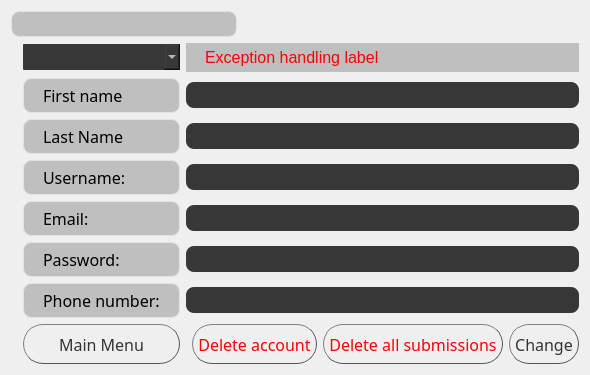
      <widget class="QWidget" name="tabProfile">
       <attribute name="title">
        <string>Profile</string>
       </attribute>
       <layout class="QGridLayout" name="gridLayout_7">
        <item row="7" column="2">
         <widget class="QLabel" name="labelPnumber">
          <property name="font">
           <font>
            <family>Impact</family>
            <pointsize>12</pointsize>
           </font>
          </property>
          <property name="styleSheet">
           <string notr="true">QLabel {
  background-color:rgba(0,0,0, 20% );
  border-radius: 8px;
  padding: 5px 15px;
  border: 1px solid #e0e4e7;
}</string>
          </property>
          <property name="text">
           <string>Phone number:</string>
          </property>
         </widget>
        </item>
        <item row="8" column="5">
         <widget class="QPushButton" name="buttonDeleteAllSubs">
          <property name="minimumSize">
           <size>
            <width>40</width>
            <height>40</height>
           </size>
          </property>
          <property name="font">
           <font>
            <family>Impact</family>
            <pointsize>12</pointsize>
           </font>
          </property>
          <property name="styleSheet">
           <string notr="true">QPushButton {
color: red;
border: 1px solid #555;
border-radius: 20px;
border-style: outset;
background: qradialgradient(
cx: 0.3, cy: -0.4, fx: 0.3, fy: -0.4,
radius: 1, stop: 0 #fff, stop: 1 #888
);
padding: 5px;
}

QPushButton:hover {
background: qradialgradient(
cx: 0.3, cy: -0.4, fx: 0.3, fy: -0.4,
radius: 1.35, stop: 0 #fff, stop: 1 #bbb
);
}</string>
          </property>
          <property name="text">
           <string>Delete all submissions</string>
          </property>
         </widget>
        </item>
        <item row="7" column="3" colspan="4">
         <widget class="QLineEdit" name="linePnumber">
          <property name="styleSheet">
           <string notr="true">QLineEdit {
	color: rgb(56, 56, 56);
	color: rgb(255,255,255);
  	border-radius: 8px;
  	padding: 5px 15px;
  	background-color:#383838
}
</string>
          </property>
         </widget>
        </item>
        <item row="8" column="4">
         <widget class="QPushButton" name="buttonDelete">
          <property name="minimumSize">
           <size>
            <width>40</width>
            <height>40</height>
           </size>
          </property>
          <property name="font">
           <font>
            <family>Impact</family>
            <pointsize>12</pointsize>
           </font>
          </property>
          <property name="styleSheet">
           <string notr="true">QPushButton {
color: red;
border: 1px solid #555;
border-radius: 20px;
border-style: outset;
background: qradialgradient(
cx: 0.3, cy: -0.4, fx: 0.3, fy: -0.4,
radius: 1, stop: 0 #fff, stop: 1 #888
);
padding: 5px;
}

QPushButton:hover {
background: qradialgradient(
cx: 0.3, cy: -0.4, fx: 0.3, fy: -0.4,
radius: 1.35, stop: 0 #fff, stop: 1 #bbb
);
}</string>
          </property>
          <property name="text">
           <string>Delete account</string>
          </property>
         </widget>
        </item>
        <item row="6" column="3" colspan="4">
         <widget class="QLineEdit" name="linePassword">
          <property name="styleSheet">
           <string notr="true">QLineEdit {
	color: rgb(56, 56, 56);
	color: rgb(255,255,255);
  	border-radius: 8px;
  	padding: 5px 15px;
  	background-color:#383838
}
</string>
          </property>
          <property name="echoMode">
           <enum>QLineEdit::Normal</enum>
          </property>
          <property name="readOnly">
           <bool>false</bool>
          </property>
         </widget>
        </item>
        <item row="0" column="5">
         <spacer name="horizontalSpacer_22">
          <property name="orientation">
           <enum>Qt::Horizontal</enum>
          </property>
          <property name="sizeHint" stdset="0">
           <size>
            <width>40</width>
            <height>20</height>
           </size>
          </property>
         </spacer>
        </item>
        <item row="8" column="2">
         <widget class="QPushButton" name="buttonBackFromProfile">
          <property name="minimumSize">
           <size>
            <width>40</width>
            <height>40</height>
           </size>
          </property>
          <property name="font">
           <font>
            <family>Impact</family>
            <pointsize>12</pointsize>
           </font>
          </property>
          <property name="styleSheet">
           <string notr="true">QPushButton {
color: #333;
border: 1px solid #555;
border-radius: 20px;
border-style: outset;
background: qradialgradient(
cx: 0.3, cy: -0.4, fx: 0.3, fy: -0.4,
radius: 1, stop: 0 #fff, stop: 1 #888
);
padding: 5px;
}

QPushButton:hover {
background: qradialgradient(
cx: 0.3, cy: -0.4, fx: 0.3, fy: -0.4,
radius: 1.35, stop: 0 #fff, stop: 1 #bbb
);
}</string>
          </property>
          <property name="text">
           <string>Main Menu</string>
          </property>
         </widget>
        </item>
        <item row="5" column="2">
         <widget class="QLabel" name="labelEmail">
          <property name="font">
           <font>
            <family>Impact</family>
            <pointsize>12</pointsize>
           </font>
          </property>
          <property name="styleSheet">
           <string notr="true">QLabel {
  background-color:rgba(0,0,0, 20% );
  border-radius: 8px;
  padding: 5px 15px;
  border: 1px solid #e0e4e7;
}
</string>
          </property>
          <property name="text">
           <string>Email:</string>
          </property>
         </widget>
        </item>
        <item row="4" column="2">
         <widget class="QLabel" name="labelUsername">
          <property name="font">
           <font>
            <family>Impact</family>
            <pointsize>12</pointsize>
           </font>
          </property>
          <property name="styleSheet">
           <string notr="true">QLabel {
  background-color:rgba(0,0,0, 20% );
  border-radius: 8px;
  padding: 5px 15px;
  border: 1px solid #e0e4e7;
}
</string>
          </property>
          <property name="text">
           <string>Username:</string>
          </property>
         </widget>
        </item>
        <item row="5" column="3" colspan="4">
         <widget class="QLineEdit" name="lineEmail">
          <property name="styleSheet">
           <string notr="true">QLineEdit {
	color: rgb(56, 56, 56);
	color: rgb(255,255,255);
  	border-radius: 8px;
  	padding: 5px 15px;
  	background-color:#383838
}
</string>
          </property>
          <property name="readOnly">
           <bool>false</bool>
          </property>
         </widget>
        </item>
        <item row="1" column="2">
         <widget class="QComboBox" name="comboProfiles">
          <property name="styleSheet">
           <string notr="true">QComboBox {
	color: rgb(56, 56, 56);
	color: rgb(255,255,255);
  	border-radius: 1px;
  	padding: 5px 15px;
  	background-color:#383838
}

QComboBox::hover {
  border: 1px solid #e0e4e7;

}

QComboBox::focus{
  border: 1px solid #e0e4e7;
}</string>
          </property>
         </widget>
        </item>
        <item row="0" column="6">
         <spacer name="horizontalSpacer_21">
          <property name="orientation">
           <enum>Qt::Horizontal</enum>
          </property>
          <property name="sizeHint" stdset="0">
           <size>
            <width>40</width>
            <height>20</height>
           </size>
          </property>
         </spacer>
        </item>
        <item row="6" column="2">
         <widget class="QLabel" name="labelPassword">
          <property name="font">
           <font>
            <family>Impact</family>
            <pointsize>12</pointsize>
           </font>
          </property>
          <property name="styleSheet">
           <string notr="true">QLabel {
  background-color:rgba(0,0,0, 20% );
  border-radius: 8px;
  padding: 5px 15px;
  border: 1px solid #e0e4e7;
}
</string>
          </property>
          <property name="text">
           <string>Password:</string>
          </property>
         </widget>
        </item>
        <item row="4" column="3" colspan="4">
         <widget class="QLineEdit" name="lineUsername">
          <property name="styleSheet">
           <string notr="true">QLineEdit {
	color: rgb(56, 56, 56);
	color: rgb(255,255,255);
  	border-radius: 8px;
  	padding: 5px 15px;
  	background-color:#383838
}
</string>
          </property>
          <property name="readOnly">
           <bool>true</bool>
          </property>
         </widget>
        </item>
        <item row="8" column="6">
         <widget class="QPushButton" name="buttonChange">
          <property name="minimumSize">
           <size>
            <width>0</width>
            <height>40</height>
           </size>
          </property>
          <property name="font">
           <font>
            <family>Impact</family>
            <pointsize>12</pointsize>
           </font>
          </property>
          <property name="styleSheet">
           <string notr="true">QPushButton {
color: #333;
border: 1px solid #555;
border-radius: 20px;
border-style: outset;
background: qradialgradient(
cx: 0.3, cy: -0.4, fx: 0.3, fy: -0.4,
radius: 1, stop: 0 #fff, stop: 1 #888
);
padding: 5px;
}

QPushButton:hover {
background: qradialgradient(
cx: 0.3, cy: -0.4, fx: 0.3, fy: -0.4,
radius: 1.35, stop: 0 #fff, stop: 1 #bbb
);
}</string>
          </property>
          <property name="text">
           <string>Change</string>
          </property>
         </widget>
        </item>
        <item row="1" column="3" colspan="4">
         <widget class="QLabel" name="labelExceptionProfile">
          <property name="font">
           <font>
            <pointsize>12</pointsize>
           </font>
          </property>
          <property name="styleSheet">
           <string notr="true">QLabel {
  color:rgb(255, 0, 0);
  background-color:rgba(0,0,0, 20% );
  padding: 5px 15px;
}
</string>
          </property>
          <property name="text">
           <string>Exception handling label</string>
          </property>
         </widget>
        </item>
        <item row="2" column="2">
         <widget class="QLabel" name="labelFname">
          <property name="font">
           <font>
            <family>Impact</family>
            <pointsize>12</pointsize>
           </font>
          </property>
          <property name="styleSheet">
           <string notr="true">QLabel {
  background-color:rgba(0,0,0, 20% );
  border-radius: 8px;
  padding: 5px 15px;
  border: 1px solid #e0e4e7;
}
</string>
          </property>
          <property name="text">
           <string>First name</string>
          </property>
         </widget>
        </item>
        <item row="2" column="3" colspan="4">
         <widget class="QLineEdit" name="lineFname">
          <property name="styleSheet">
           <string notr="true">QLineEdit {
	color: rgb(56, 56, 56);
	color: rgb(255,255,255);
  	border-radius: 8px;
  	padding: 5px 15px;
  	background-color:#383838
}
</string>
          </property>
         </widget>
        </item>
        <item row="3" column="2">
         <widget class="QLabel" name="labelLname">
          <property name="font">
           <font>
            <family>Impact</family>
            <pointsize>12</pointsize>
           </font>
          </property>
          <property name="styleSheet">
           <string notr="true">QLabel {
  background-color:rgba(0,0,0, 20% );
  border-radius: 8px;
  padding: 5px 15px;
  border: 1px solid #e0e4e7;
}
</string>
          </property>
          <property name="text">
           <string>Last Name</string>
          </property>
         </widget>
        </item>
        <item row="3" column="3" colspan="4">
         <widget class="QLineEdit" name="lineLname">
          <property name="styleSheet">
           <string notr="true">QLineEdit {
	color: rgb(56, 56, 56);
	color: rgb(255,255,255);
  	border-radius: 8px;
  	padding: 5px 15px;
  	background-color:#383838
}
</string>
          </property>
         </widget>
        </item>
        <item row="0" column="0" colspan="5">
         <widget class="QLabel" name="labelProfilePic">
          <property name="maximumSize">
           <size>
            <width>226</width>
            <height>198</height>
           </size>
          </property>
          <property name="styleSheet">
           <string notr="true">QLabel {
  background-color:rgba(0,0,0, 20% );
  border-radius: 8px;
  padding: 5px 15px;
  border: 1px solid #e0e4e7;
}
</string>
          </property>
          <property name="text">
           <string/>
          </property>
         </widget>
        </item>
       </layout>
      </widget>
